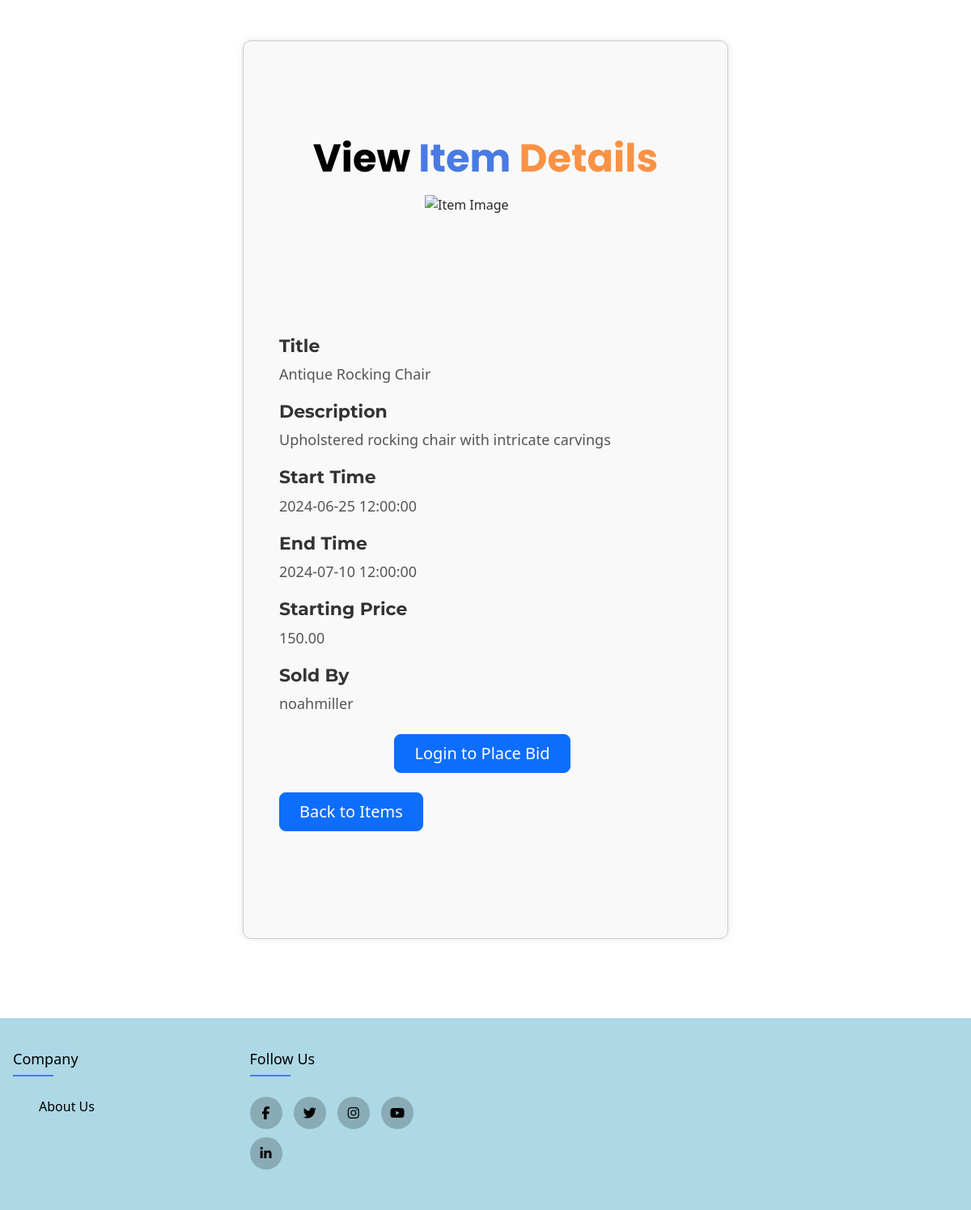
The page /itemDetails.php?itemID=1 on the database its author committed.
### tables this page shows
CREATE TABLE `auction_item` (
  `itemID` int(11) NOT NULL,
  `title` varchar(100) DEFAULT NULL,
  `description` text DEFAULT NULL,
  `startTime` datetime DEFAULT NULL,
  `endTime` datetime DEFAULT NULL,
  `startingPrice` decimal(10,2) DEFAULT NULL,
  `highestBid` decimal(10,2) DEFAULT NULL,
  `sellerProfile` int(11) DEFAULT NULL,
  `buyerProfile` int(11) DEFAULT NULL,
  `categoryID` int(11) DEFAULT NULL
);

CREATE TABLE `user_profile` (
  `profileID` int(11) NOT NULL,
  `username` varchar(50) DEFAULT NULL,
  `address` varchar(255) DEFAULT NULL,
  `password` varchar(255) DEFAULT NULL,
  `firstName` varchar(50) DEFAULT NULL,
  `lastName` varchar(50) DEFAULT NULL,
  `email` varchar(100) DEFAULT NULL,
  `phoneNumber` varchar(20) DEFAULT NULL,
  `creditCard` varchar(20) DEFAULT NULL,
  `isAdmin` tinyint(1) DEFAULT NULL
);

### itemDetails.php (the view, shortened to what this page needs)
<?php
require_once 'db_connection.php';
$loggedIn = isset($_SESSION["loggedin"]) && $_SESSION["loggedin"] === true;
$itemID = $_GET["itemID"];
$profileID = $loggedIn ? $_SESSION["ProfileID"] : null;
$title = "";
$description = "";
$startTime = "";
$endTime = "";
$startingPrice = "";
$highestBid = "";
$sellerProfile = "";
$sellerUsername = "";
$buyerProfile = "";
$query = "SELECT title, description, startTime, endTime, startingPrice, highestBid, sellerProfile, buyerProfile FROM auction_item WHERE itemID = ?";
$stmt = $conn->prepare($query);
$stmt->bind_param("i", $itemID);
if ($stmt->execute()) {
    $stmt->bind_result($title, $description, $startTime, $endTime, $startingPrice, $highestBid, $sellerProfile, $buyerProfile);
} else {
    echo "Error fetching item details.";
    exit;
}
$query2 = "SELECT username FROM user_profile WHERE profileID = ?";
$stmt2 = $conn->prepare($query2);
$stmt2->bind_param("i", $sellerProfile);
if ($stmt2->execute()) {
    $stmt2->bind_result($sellerUsername);
} else {
    echo "Error fetching seller username.";
    exit;
}
$currentDateTime = new DateTime();
$auctionEndDateTime = new DateTime($endTime);
$auctionEnded = $currentDateTime >= $auctionEndDateTime;
?>
<!DOCTYPE html>
<html lang="en">
<head>
    <link href="https://cdn.jsdelivr.net/npm/bootstrap@5.3.2/dist/css/bootstrap.min.css" rel="stylesheet"
 />
    <link rel="stylesheet" href="https://cdnjs.cloudflare.com/ajax/libs/font-awesome/6.5.0/css/all.min.css">
    <link href="css/style.css" rel="stylesheet" />
</head>
<body>
    <main>
        <div class="view-item-container">
            <div class="px-4 py-5 my-5">
                <div class="text-center">
                    <h2 class="display-5 fw-bold text-body-emphasis">
                        View <span class="blue">Item </span><span class="orange">Details </span>
                    </h2>
                </div>
                <div class="mb-3">
                    <div class="image-container">
                        <img class="d-block mx-auto mb-4 profile-image"
                            src="images/auction_items/<?php echo $itemID; ?>.jpg" alt="Item Image" width="150"
                            height="150" />
                    </div>
                    <h3 class="item-fields-header">Title</h3>
                    <div class="fieldheader">
                        <?php echo htmlspecialchars($title); ?>
                    </div>
                    <h3 class="item-fields-header">Description</h3>
                    <div class="fieldheader">
                        <?php echo htmlspecialchars($description); ?>
                    </div>
                    <h3 class="item-fields-header">Start Time</h3>
                    <div class="fieldheader">
                        <?php echo htmlspecialchars($startTime); ?>
                    </div>
                    <h3 class="item-fields-header">End Time</h3>
                    <div class="fieldheader">
                        <?php echo htmlspecialchars($endTime); ?>
                    </div>
                    <h3 class="item-fields-header">Starting Price</h3>
                    <div class="fieldheader">
                        <?php echo htmlspecialchars($startingPrice); ?>
                    </div>
                    <h3 class="item-fields-header">Sold By</h3>
                    <div class="fieldheader">
                        <?php echo htmlspecialchars($sellerUsername); ?>
                    </div>
                    <?php if ($loggedIn && !$auctionEnded && $profileID != $sellerProfile): ?>
                        <form method="post">
                            <div class="mb-3">
                                <label for="bidAmount" class="form-label">Enter your bid</label>
                                <input type="number" class="form-control" id="bidAmount" name="bidAmount" step="0.01"
                                    required>
                            </div>
                            <button type="submit" class="btn btn-primary btn-lg px-4 me-2">Place Bid</button>
                        </form>
                    <?php elseif (!$loggedIn): ?>
                        <div class="text-center mt-4">
                            <a href="login.php" class="btn btn-primary btn-lg px-4 me-2">Login to Place Bid</a>
                        </div>
                    <?php endif; ?>
                    <div class="d-flex justify-content-between mt-4">
                        <a href="welcome.php" class="btn btn-primary btn-lg px-4 me-2">Back to Items</a>
                    </div>
                </div>
            </div>
        </div>
    </main>
    <div id="footer" style="padding-top: 6vh;"></div>
</body>
</html>

### css/style.css (style rules this page uses)
body, h1, h2, p { margin: 0; padding: 0; }
h1, h2 { font-family: 'Poppins', sans-serif; }
h3, p { font-family: 'Montserrat', sans-serif; }
body { color: #2B2B2B; }
h1, h2 { color: #487BE3; }
h3, p { color: #2B2B2B; }
body { background-color: #ffffff; }
a { color: #487BE3; }
.orange { color: #F99244 }
.blue { color: #487bE3; }

### css/footerstyle.css (style rules this page uses)
* { margin:0; padding: 0; box-sizing: border-box; }

### itemDetails.php (style rules this page uses)
.view-item-container { max-width: 600px; margin: 50px auto; padding: 20px; border: 1px solid #ccc; border-radius: 10px; background-color: #f9f9f9; box-shadow: 0px 0px 10px rgba(0, 0, 0, 0.1); }
.item-fields-header { font-size: 22px; color: #333; margin-top: 20px; font-weight: bold; }
.fieldheader { font-size: 18px; color: #555; margin-bottom: 15px; }

### rows shown on the page
auction_item: title "Antique Rocking Chair", description "Upholstered rocking chair with intricate carvings", startTime "2024-06-25 12:00:00", endTime "2024-07-10 12:00:00", startingPrice "150.00"
user_profile: username "noahmiller"
